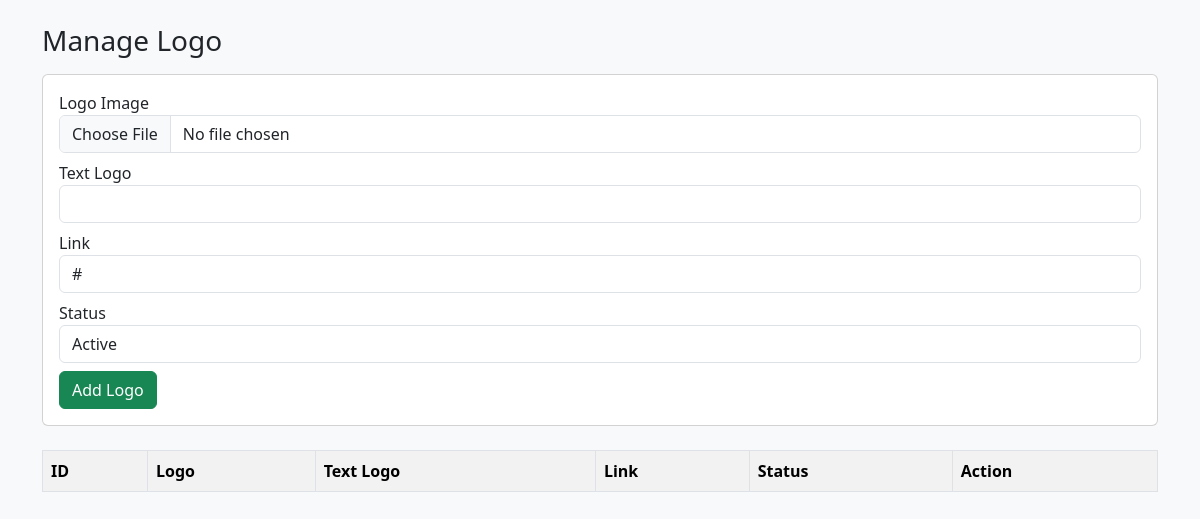
The page /manage_logo.php on the database as committed earlier.
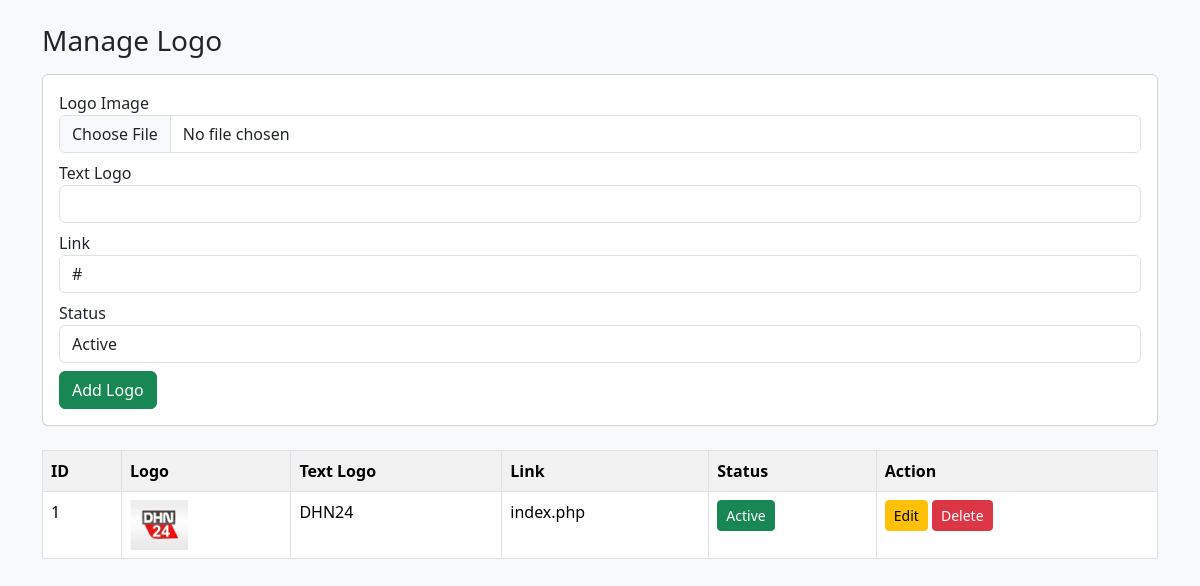
The same page on the database as committed later.
### tables this page shows
CREATE TABLE `logo` (
  `id` int(11) NOT NULL,
  `logo` varchar(255) NOT NULL,
  `text_logo` varchar(100) DEFAULT NULL,
  `link` varchar(255) NOT NULL,
  `status` tinyint(1) DEFAULT 1
);

### manage_logo.php (the view, shortened to what this page needs)
<?php
include 'conn.php';
$editData = [];
$result = mysqli_query($conn, "SELECT * FROM logo ORDER BY id DESC");
?>
<!DOCTYPE html>
<html>
<head>
    <link href="https://cdn.jsdelivr.net/npm/bootstrap@5.3.2/dist/css/bootstrap.min.css" rel="stylesheet">
</head>
<body class="bg-light">
<div class="container mt-4">
    <h3 class="mb-3">Manage Logo</h3>
    <div class="card p-3 mb-4">
        <form method="post" enctype="multipart/form-data">
            <div class="mb-2">
                <label>Logo Image</label>
                <input type="file" name="logo" class="form-control">
            </div>
            <div class="mb-2">
                <label>Text Logo</label>
                <input type="text" name="text_logo" class="form-control" value="<?= $editData['text_logo'] ?? '' ?>">
            </div>
            <div class="mb-2">
                <label>Link</label>
                <input type="text" name="link" class="form-control" value="<?= $editData['link'] ?? '#' ?>">
            </div>
            <div class="mb-2">
                <label>Status</label>
                <select name="status" class="form-control">
                    <option value="1" <?= (isset($editData['status']) && $editData['status']==1)?'selected':'' ?>>Active</option>
                </select>
            </div>
            <button name="save" class="btn btn-success"><?= isset($editData['id']) ? 'Update Logo' : 'Add Logo' ?></button>
        </form>
    </div>
    <table class="table table-bordered table-striped">
        <tr>
            <th>ID</th>
            <th>Logo</th>
            <th>Text Logo</th>
            <th>Link</th>
            <th>Status</th>
            <th>Action</th>
        </tr>
        <?php while($row = mysqli_fetch_assoc($result)) { ?>
        <tr>
            <td><?= $row['id'] ?></td>
            <td>
                <?php if(!empty($row['logo'])): ?>
                    <img src="<?= $row['logo'] ?>" style="height:50px;">
                <?php endif; ?>
            </td>
            <td><?= $row['text_logo'] ?></td>
            <td><?= $row['link'] ?></td>
            <td>
                <a href="?status=<?= $row['status']==1 ? 0 : 1 ?>&id=<?= $row['id'] ?>" class="btn btn-sm <?= $row['status']==1 ? 'btn-success' : 'btn-secondary' ?>">
                    <?= $row['status']==1 ? 'Active' : 'Inactive' ?>
                </a>
            </td>
            <td>
                <a href="?edit=<?= $row['id'] ?>" class="btn btn-sm btn-warning">Edit</a>
                <a href="?delete=<?= $row['id'] ?>" class="btn btn-sm btn-danger" onclick="return confirm('Are you sure?')">Delete</a>
            </td>
        </tr>
        <?php } ?>
    </table>
</div>
</body>
</html>

Rows that differ between the two databases and show on the page:
added logo: id "1", logo (picture), text_logo "DHN24", link "index.php", status "Active"
